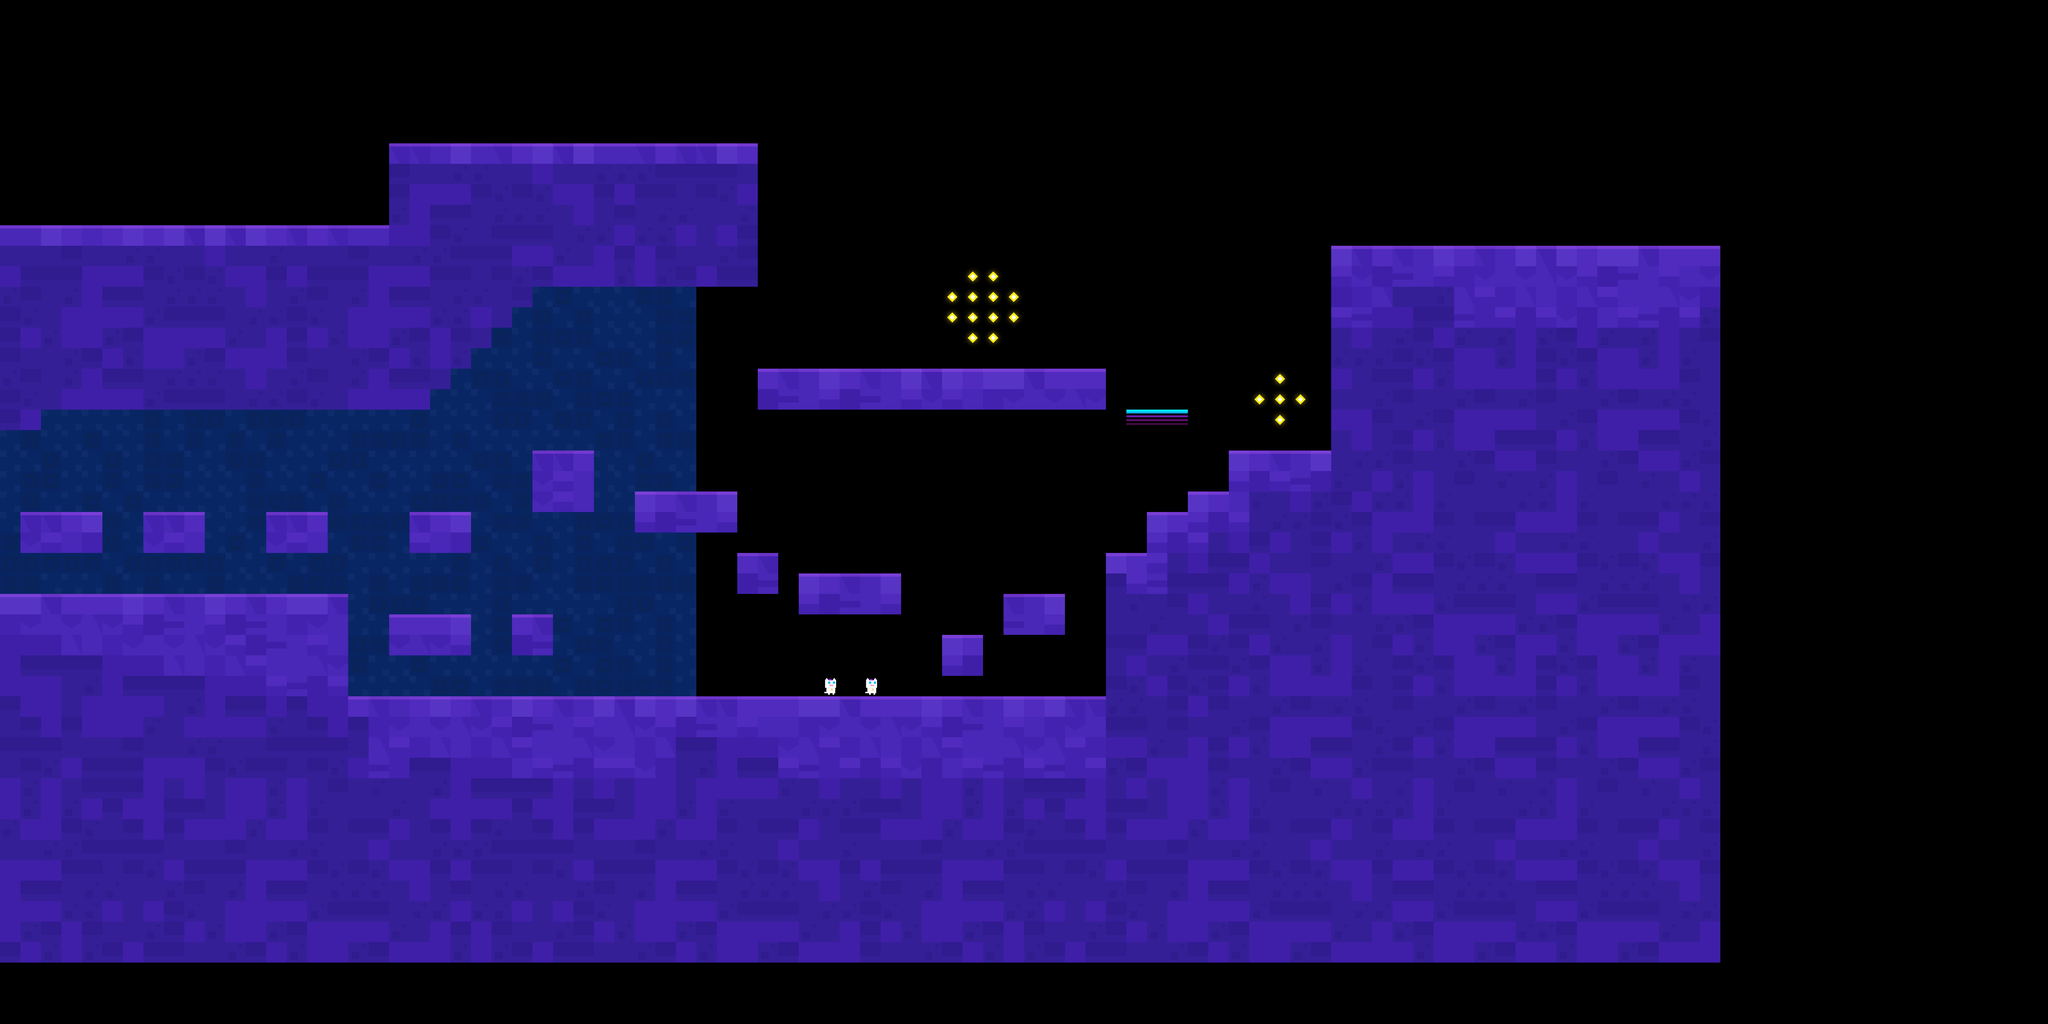

A 2D game scene composited from a Tiled map and its tileset images. What follows is a short description and the map's XML, with each tile layer's data collapsed to a summary:
An orthogonal 100x50 tile map with 64x64 px tiles, 3 tile layers (mainBG, main, dangerous) and 35 objects (5x Event, 2x npc, player, ShowCoins, Applause).

<map version="1.0" orientation="orthogonal" renderorder="right-down" width="100" height="50" tilewidth="64" tileheight="64" nextobjectid="3533">
 <properties>
  <property name="bg" value="lyBG7_1" />
 </properties>
 <tileset firstgid="1" name="forest" tilewidth="70" tileheight="70">
  <tileoffset x="-3" y="3" />
  <image source="forest_intro.png" width="700" height="980" />
  <tile id="0">
   <properties>
    <property name="maxX" value="87" />
    <property name="maxY" value="63" />
    <property name="x" value="77" />
    <property name="y" value="61" />
   </properties>
  </tile>
 </tileset>
 <layer name="mainBG" width="100" height="50">
  <data>[5000 cells, 942 non-empty, 2 distinct tile ids]</data>
 </layer>
 <layer name="main" width="100" height="50">
  <data>[5000 cells, 2171 non-empty, 20 distinct tile ids]</data>
 </layer>
 <objectgroup name="objConfig">
  <object id="3468" type="player" gid="120" x="640" y="1856" />
  <object id="3495" name="Flash" type="npc" gid="101" x="2560" y="2176" />
  <object id="3496" type="npc" gid="101" x="2688" y="2176" />
 </objectgroup>
 <objectgroup name="triggerConfig">
  <object id="3490" name="Story1" type="Event" gid="101" x="1920" y="2176" />
  <object id="3527" name="coinList1" type="ShowCoins" gid="105" x="2432" y="2240" />
  <object id="3528" name="Story1" type="Event" gid="101" x="1984" y="2176" />
  <object id="3529" name="Story1" type="Event" gid="101" x="2048" y="2176" />
  <object id="3530" name="Story1" type="Event" gid="101" x="2112" y="2176" />
  <object id="3531" name="Story1" type="Event" gid="101" x="2176" y="2176" />
  <object id="3532" name="12,0,0,0" type="Applause" gid="105" x="3008" y="960" />
 </objectgroup>
 <layer name="dangerous" width="100" height="50">
  <data>[5000 cells, 0 non-empty, 0 distinct tile ids]</data>
 </layer>
 <objectgroup name="coinList1">
  <object id="3497" gid="81" x="1664" y="1920" />
  <object id="3498" gid="81" x="1600" y="1920" />
  <object id="3499" gid="81" x="2304" y="1728" />
  <object id="3500" gid="81" x="2368" y="1728" />
  <object id="3501" gid="81" x="1408" y="1920" />
  <object id="3502" gid="81" x="1344" y="1920" />
  <object id="3503" gid="81" x="1280" y="1920" />
  <object id="3504" gid="81" x="1216" y="1920" />
  <object id="3505" gid="81" x="2496" y="1792" />
  <object id="3506" gid="81" x="2560" y="1792" />
  <object id="3507" gid="81" x="2624" y="1792" />
  <object id="3508" gid="81" x="2688" y="1792" />
  <object id="3509" gid="81" x="2752" y="1792" />
  <object id="3512" gid="81" x="2048" y="1536" />
  <object id="3513" gid="81" x="2112" y="1536" />
  <object id="3516" gid="81" x="2176" y="1536" />
  <object id="3517" gid="81" x="1664" y="1344" />
  <object id="3518" gid="81" x="1728" y="1344" />
  <object id="3519" gid="81" x="1792" y="1344" />
  <object id="3520" gid="81" x="1408" y="1536" />
  <object id="3521" gid="81" x="1344" y="1536" />
  <object id="3522" gid="81" x="1280" y="1536" />
  <object id="3524" gid="81" x="960" y="1536" />
  <object id="3525" gid="81" x="896" y="1536" />
  <object id="3526" gid="81" x="832" y="1536" />
 </objectgroup>
</map>
